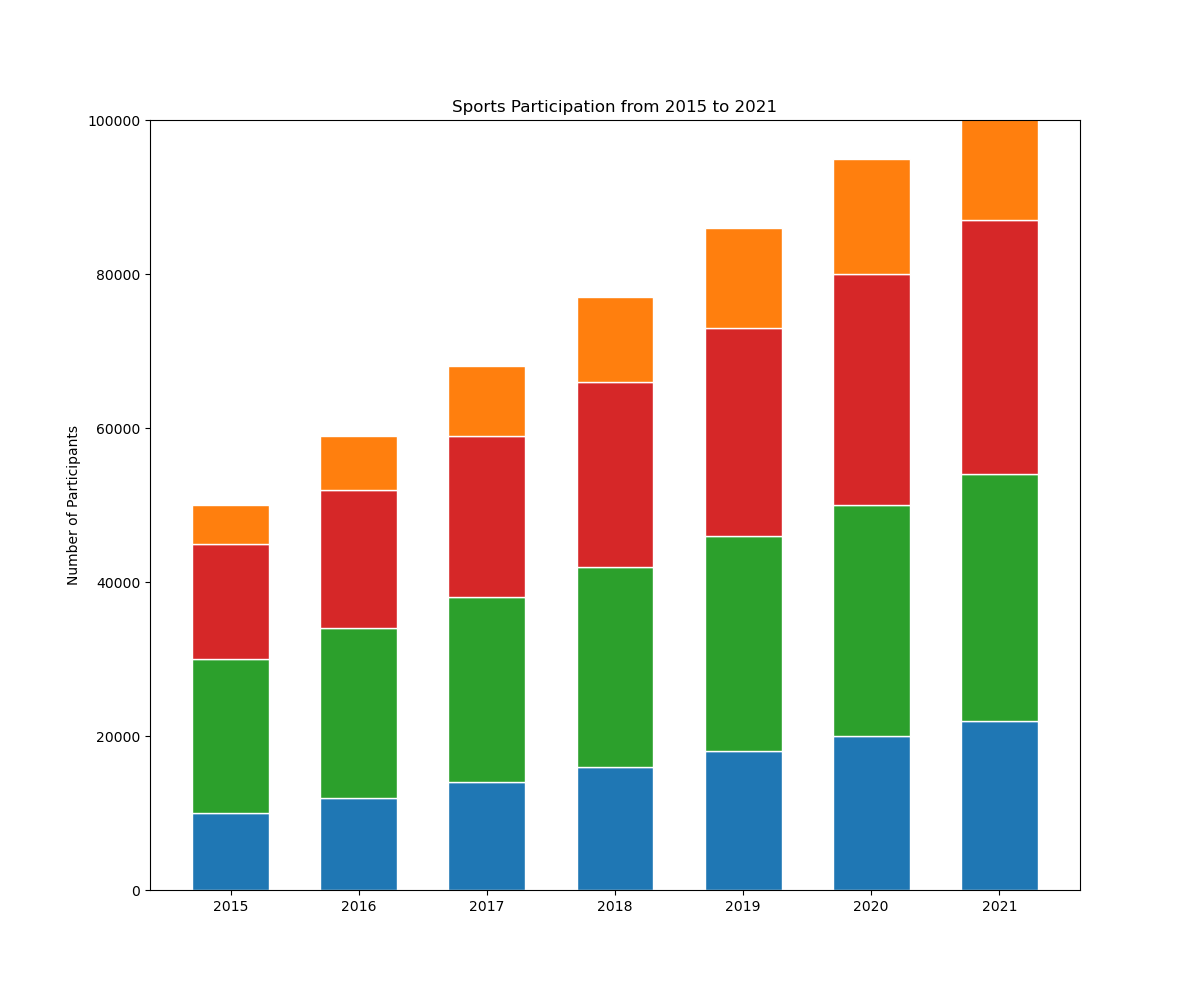

Write the Python code that produced this figure.

import matplotlib.pyplot as plt

# Data
years = ['2015', '2016', '2017', '2018', '2019', '2020', '2021']
basketball = [10000, 12000, 14000, 16000, 18000, 20000, 22000]
football = [20000, 22000, 24000, 26000, 28000, 30000, 32000]
swimming = [15000, 18000, 21000, 24000, 27000, 30000, 33000]
tennis = [5000, 7000, 9000, 11000, 13000, 15000, 17000]

# Plot
fig, ax = plt.subplots(figsize=(12, 10))  # Change width and height of the chart

ax.bar(years, basketball, color='#1f77b4', edgecolor='white', width=0.6)
ax.bar(years, football, bottom=basketball, color='#2ca02c', edgecolor='white', width=0.6)
ax.bar(years, swimming, bottom=[i+j for i,j in zip(basketball, football)], color='#d62728', edgecolor='white', width=0.6)
ax.bar(years, tennis, bottom=[i+j+k for i,j,k in zip(basketball, football, swimming)], color='#ff7f0e', edgecolor='white', width=0.6)

ax.set_ylabel('Number of Participants')
ax.set_title('Sports Participation from 2015 to 2021')
ax.set_xticks(years)
ax.set_ylim(0, 100000)  # Adjust to accommodate the sum of the data points

plt.show()
